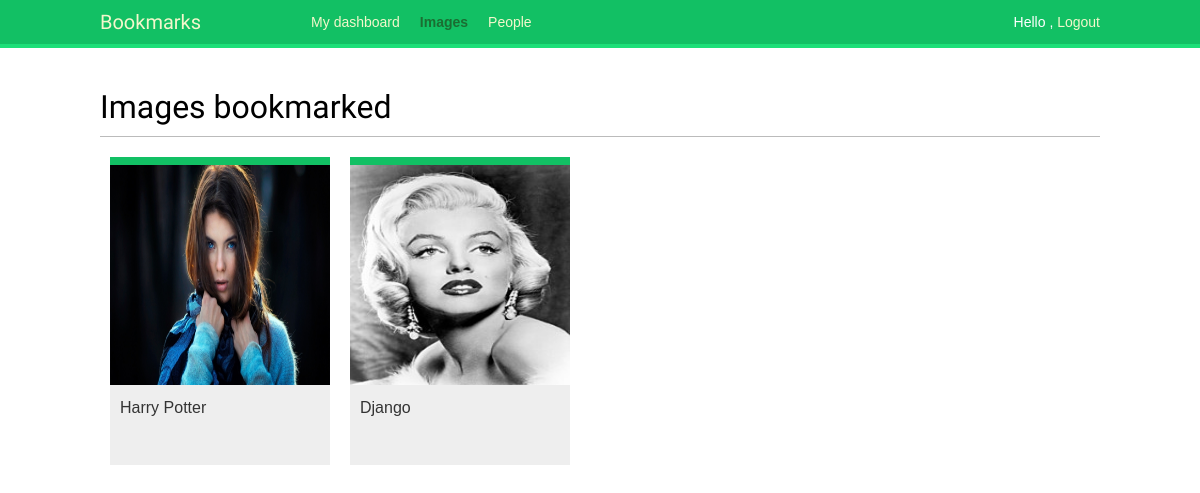
Page /images/ (signed in) on the earlier database version.
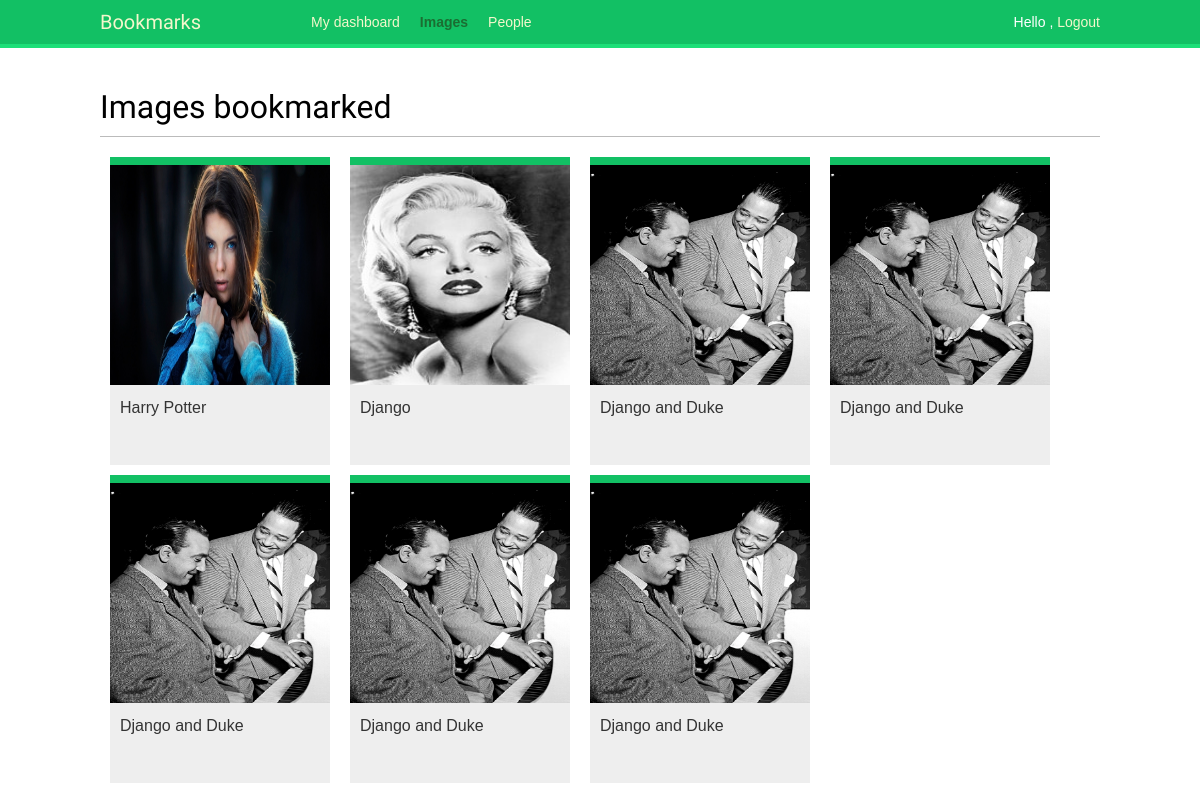
Same page on the later database version.
### images/models.py (models this page shows, shortened)
class ImageModel(models.Model):
    user = models.ForeignKey(
        settings.AUTH_USER_MODEL,
        related_name = 'images_created',
        on_delete=models.CASCADE
    )
    users_like = models.ManyToManyField(
        settings.AUTH_USER_MODEL,
        related_name='images_liked',
        blank=True
    )
    title = models.CharField(max_length=200)
    slug = models.SlugField(max_length=200, blank=True)
    url = models.URLField()
    image = models.ImageField(upload_to='images/%Y/%m/%d/')
    description = models.TextField(blank=True)
    created = models.DateField(auto_now_add=True,db_index=True)
    def get_absolute_url(self):
        return reverse('images:detail', args=[self.id, self.slug])

### images/views.py (the view)
# urls.py: path('', views.image_list, name='list'),
@login_required
def image_list(request):
    images = ImageModel.objects.all()
    paginator = Paginator(images, 8)
    page = request.GET.get('page')
    try:
        images = paginator.page(page)
    except PageNotAnInteger:
        images = paginator.page(1)
    except EmptyPage:
        if request.is_ajax():
            return HttpResponse('')
        images = paginator.page(paginator.num_pages)
    if request.is_ajax():
        return render(request,
                      'images/image/list_ajax.html',
                      {'section': 'images', 'images': images})
    return render(request,
                  'images/image/list.html',
                   {'section': 'images', 'images': images})

### images/templates/images/image/list.html (shortened to what this page needs)
{% extends "base.html" %}
{% block content %}
  <h1>Images bookmarked</h1>
  <div id="image-list">
    {% include "images/image/list_ajax.html" %}
  </div>
{% endblock %}

### account/templates/base.html (shortened to what this page needs)
{% load staticfiles %}
<!DOCTYPE html>
<html>
<head>
  <link href="{% static "css/base.css" %}" rel="stylesheet">
</head>
<body>
  <div id="header">
    <span class="logo">Bookmarks</span>
    {% if request.user.is_authenticated %}
      <ul class="menu">
        <li {% if section == "dashboard" %}class="selected"{% endif %}>
          <a href="{% url "dashboard" %}">My dashboard</a>
        </li>
        <li {% if section == "images" %}class="selected"{% endif %}>
          <a href="{% url "images:list" %}">Images</a>
        </li>
        <li {% if section == "people" %}class="selected"{% endif %}>
            <a href="#">People</a>
        </li>
      </ul>
    {% endif %}
    <span class="user">
      {% if request.user.is_authenticated %}
        Hello {{ request.user.first_name }},
        <a href="{% url "logout" %}">Logout</a>
      {% else %}
        <a href="{% url "login" %}">Log-in</a>
      {% endif %}
    </span>
  </div>
  <div id="content">
    {% block content %}
    {% endblock %}
  </div>
</body>
</html>

### images/templates/images/image/list_ajax.html
{% load thumbnail %}
{% for image in images %}
  <div class="image">
    <a href="{{ image.get_absolute_url }}">
      {% thumbnail image.image "300x300" crop="100%" as im %}
        <a href="{{ image.get_absolute_url }}">
          <img src="{{ im.url }}">
        </a>
      {% endthumbnail %}
    </a>
    <div class="info">
      <a href="{{ image.get_absolute_url }}" class="title">
        {{ image.title }}
      </a>
    </div>
  </div>
{% endfor %}

### account/static/css/base.css (style rules this page uses)
body { margin:0; padding:0; font-family:helvetica, sans-serif; }
a { color:#12c064; text-decoration:none; }
h1, h2, h3, h4, h5 , h6 { font-family: 'Muli', sans-serif; font-weight:normal; }
h1 { border-bottom:1px solid #bbb; padding:0 0 10px 0; margin:10px 0 20px 0; }
#header { padding:10px 100px; font-size:14px; background:#12c064; color:#fff; border-bottom:4px solid #1cdf78; overflow:auto; }
#header .logo { font-family: 'Muli', sans-serif; float:left; color:#f3f7cc; font-size:20px; margin-right:10%; }
#header ul.menu { list-style:none; float:left; margin:0; padding:0; }
#header ul.menu li { float:left; padding:4px 10px; }
#header ul.menu li.selected a, #header ul.menu li.selected a:hover { color:#1b6d32; font-weight:bold; }
#header a { color:#f3f7cc; }
#header .user { float:right; padding-top:4px; }
#content { padding:30px 100px; }
#image-list { overflow:auto; }
#image-list .image { float:left; width:220px; height:300px; margin:0 10px 10px 10px; border-top:8px solid #12c064; background:#eee; }
#image-list img { width:220px; height:220px; }
#image-list .info { padding:10px; }
#image-list .info a { color:#333; }

Differences in the rows shown:
added ImageModel: title "Django and Duke"
added ImageModel: title "Django and Duke"
added ImageModel: title "Django and Duke"
added ImageModel: title "Django and Duke"
added ImageModel: title "Django and Duke"
